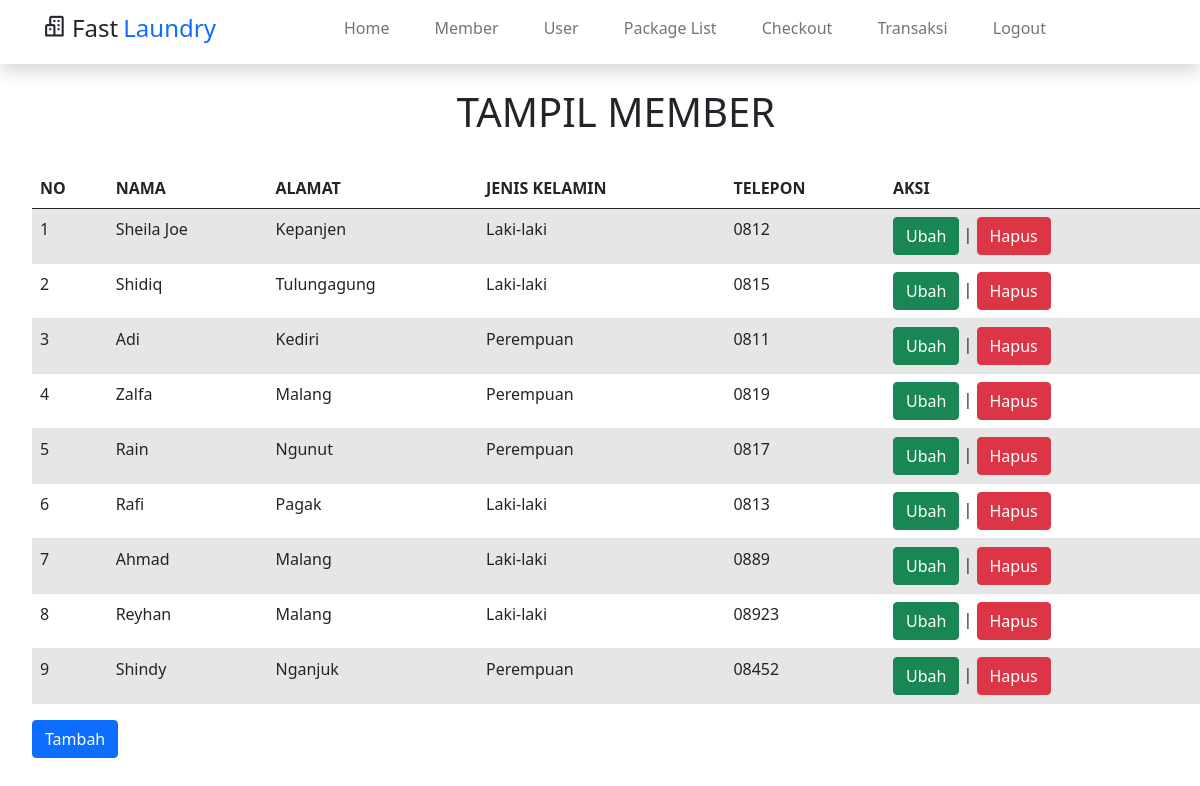
The page /member.php (signed in) on the database its author committed.
### tables this page shows
CREATE TABLE `member` (
  `id` int(11) NOT NULL,
  `nama` varchar(100) DEFAULT NULL,
  `alamat` text NOT NULL,
  `jenis_kelamin` enum('Laki-laki','Perempuan') NOT NULL,
  `tlp` varchar(15) NOT NULL
);

### member.php (the view, shortened to what this page needs)
<?php
    include "header.php";
?>
<!DOCTYPE html>
<html>
<head>
    <link href="https://cdn.jsdelivr.net/npm/bootstrap@5.0.1/dist/css/bootstrap.min.css" rel="stylesheet">
</head>
<body>
<ul>
    <br>
    <h3>
    <center><small class="display-6">TAMPIL MEMBER</small></center>
    </h3>
    <br>
    <table class="table table-hover table-striped">
        <thead>
            <tr>
                <th>NO</th>
    <th>NAMA</th>
    <th>ALAMAT</th><th>JENIS KELAMIN</th><th>TELEPON</th>
    <th>AKSI</th>
            </tr>
        </thead>
        <tbody>
            <?php
            include "koneksi.php";
            $qry_member=mysqli_query($conn,"select * from member");
            $no=0;
            while($data_member=mysqli_fetch_array($qry_member)){
            $no++;?>
            <tr><td><?=$no?></td>
            <td><?=$data_member['nama']?></td>
            <td><?=$data_member['alamat']?></td>
            <td><?=$data_member['jenis_kelamin']?></td>
            <td><?=$data_member['tlp']?></td>
            <td><a href="ubah_member.php?id=<?=$data_member['id']?>"
            class="btn btn-success">Ubah</a> |
            <a href="hapus_member.php?id=<?=$data_member['id']?>"
            onclick="return confirm('Apakah anda yakin menghapus data ini?')"
            class="btn btn-danger">Hapus</a></td>
            </tr>
            <?php
            }
            ?>
        </tbody>
    </table>
    <a class="btn btn-primary" href="tambah_member.php" role="button">Tambah</a>
</body>
</html>
<?php
    include "footer.php";
?>

### assets/css/templatemo.css (style rules this page uses)
html { font-family: 'Open Sans', sans-serif; }
p, a { font-weight: 400; }

### rows shown on the page
member: nama "Sheila Joe", alamat "Kepanjen", jenis_kelamin "Laki-laki", tlp "0812"
member: nama "Shidiq", alamat "Tulungagung", jenis_kelamin "Laki-laki", tlp "0815"
member: nama "Adi", alamat "Kediri", jenis_kelamin "Perempuan", tlp "0811"
member: nama "Zalfa", alamat "Malang", jenis_kelamin "Perempuan", tlp "0819"
member: nama "Rain", alamat "Ngunut", jenis_kelamin "Perempuan", tlp "0817"
member: nama "Rafi", alamat "Pagak", jenis_kelamin "Laki-laki", tlp "0813"
member: nama "Ahmad", alamat "Malang", jenis_kelamin "Laki-laki", tlp "0889"
member: nama "Reyhan", alamat "Malang", jenis_kelamin "Laki-laki", tlp "08923"
member: nama "Shindy", alamat "Nganjuk", jenis_kelamin "Perempuan", tlp "08452"
